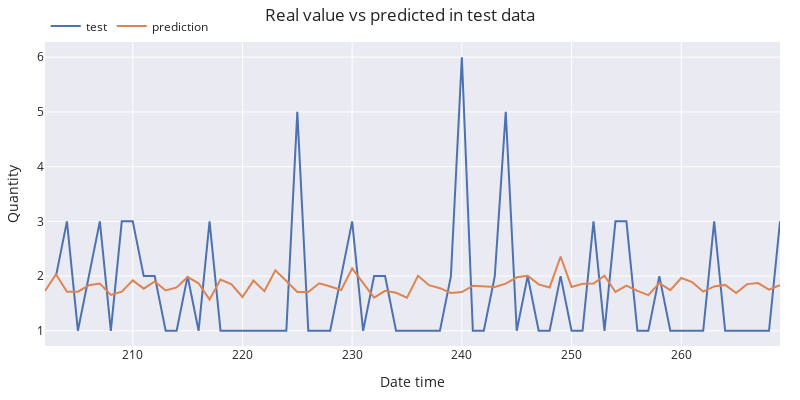

Here is the notebook cell this chart was saved with:
### Code cell
# Plot predictions vs real value
# ======================================================================================
fig = go.Figure()
trace1 = go.Scatter(x=data_test.index, y=data_test['quantity'], name="test", mode="lines")
trace2 = go.Scatter(x=predictions.index, y=predictions['pred'], name="prediction", mode="lines")
fig.add_trace(trace1)
fig.add_trace(trace2)
fig.update_layout(
    title="Real value vs predicted in test data",
    xaxis_title="Date time",
    yaxis_title="Quantity",
    width  = 800,
    height = 400,
    margin=dict(l=20, r=20, t=35, b=20),
    legend=dict(
        orientation="h",
        yanchor="top",
        y=1.1,
        xanchor="left",
        x=0.001
    )
)
fig.show()

### Figure 1 — Plotly figure (JSON) as saved in the notebook; plotly's stock layout.template omitted (floating-point values rounded to 4 significant figures)
{"data": [{"mode": "lines", "name": "test", "type": "scatter", "x": [203, 204, 205, 206, 207, 208, 209, 210, 211, 212, 213, 214, 215, 216, 217, 218, 219, 220, 221, 222, 223, 224, 225, 226, 227, 228, 229, 230, 231, 232, 233, 234, 235, 236, 237, 238, 239, 240, 241, 242, 243, 244, 245, 246, 247, 248, 249, 250, 251, 252, 253, 254, 255, 256, 257, 258, 259, 260, 261, 262, 263, 264, 265, 266, 267, 268, 269], "y": [2, 3, 1, 2, 3, 1, 3, 3, 2, 2, 1, 1, 2, 1, 3, 1, 1, 1, 1, 1, 1, 1, 5, 1, 1, 1, 2, 3, 1, 2, 2, 1, 1, 1, 1, 1, 2, 6, 1, 1, 2, 5, 1, 2, 1, 1, 2, 1, 1, 3, 1, 3, 3, 1, 1, 2, 1, 1, 1, 1, 3, 1, 1, 1, 1, 1, 3]}, {"mode": "lines", "name": "prediction", "type": "scatter", "x": [202, 203, 204, 205, 206, 207, 208, 209, 210, 211, 212, 213, 214, 215, 216, 217, 218, 219, 220, 221, 222, 223, 224, 225, 226, 227, 228, 229, 230, 231, 232, 233, 234, 235, 236, 237, 238, 239, 240, 241, 242, 243, 244, 245, 246, 247, 248, 249, 250, 251, 252, 253, 254, 255, 256, 257, 258, 259, 260, 261, 262, 263, 264, 265, 266, 267, 268, 269], "y": [1.727, 2.032, 1.712, 1.716, 1.831, 1.864, 1.657, 1.716, 1.921, 1.77, 1.902, 1.736, 1.793, 1.982, 1.869, 1.572, 1.938, 1.85, 1.618, 1.917, 1.723, 2.106, 1.911, 1.71, 1.708, 1.869, 1.809, 1.745, 2.143, 1.873, 1.606, 1.731, 1.696, 1.606, 2.004, 1.833, 1.779, 1.69, 1.709, 1.824, 1.812, 1.799, 1.861, 1.977, 2.005, 1.848, 1.793, 2.358, 1.801, 1.859, 1.864, 2.009, 1.71, 1.825, 1.73, 1.651, 1.871, 1.743, 1.966, 1.889, 1.716, 1.81, 1.839, 1.691, 1.853, 1.872, 1.753, 1.833]}], "layout": {"height": 400, "legend": {"orientation": "h", "x": 0.001, "xanchor": "left", "y": 1.1, "yanchor": "top"}, "margin": {"b": 20, "l": 20, "r": 20, "t": 35}, "title": {"text": "Real value vs predicted in test data"}, "width": 800, "xaxis": {"title": {"text": "Date time"}}, "yaxis": {"title": {"text": "Quantity"}}}}
